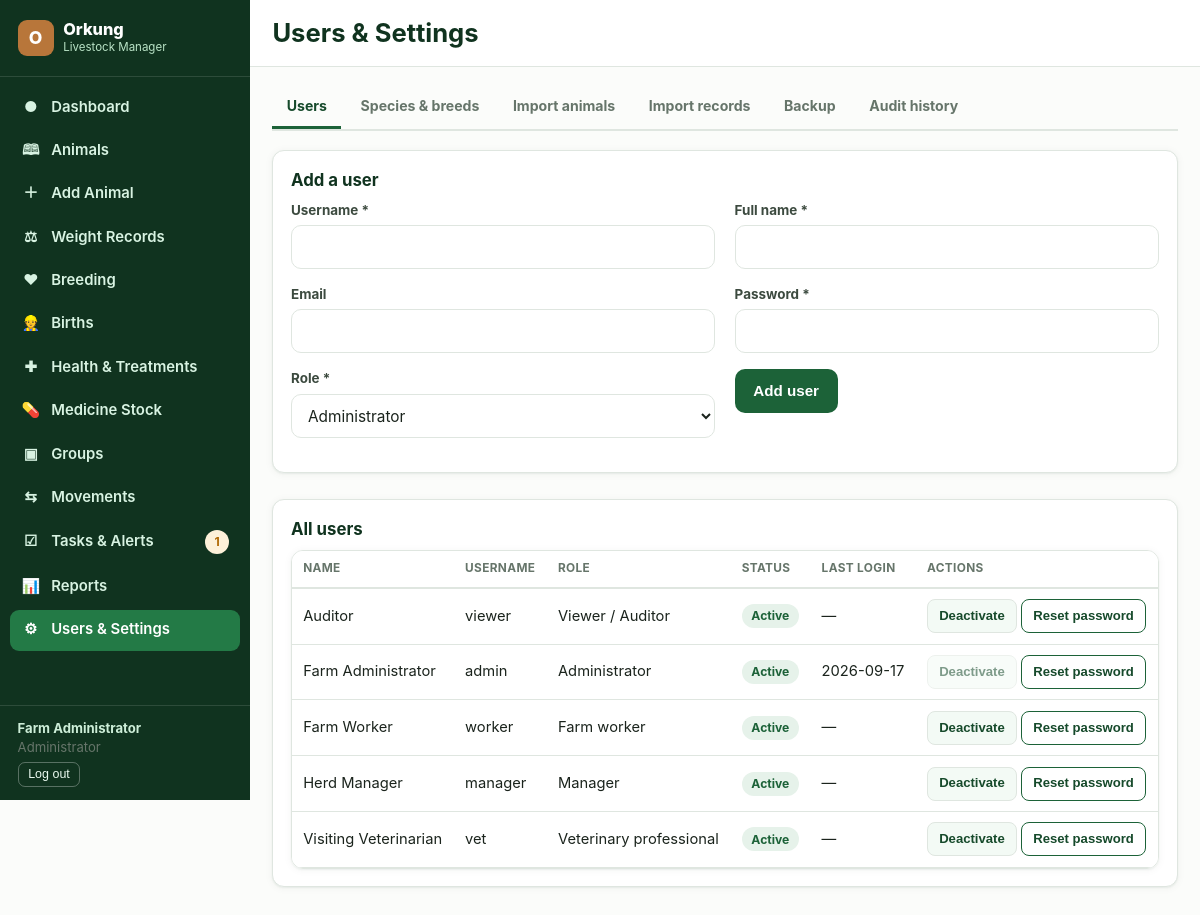
Page /admin/users (signed in) on the committed database.
### tables this page shows
CREATE TABLE users (
    id INTEGER PRIMARY KEY AUTOINCREMENT,
    username TEXT NOT NULL UNIQUE,
    password_hash TEXT NOT NULL,
    full_name TEXT NOT NULL,
    email TEXT,
    role TEXT NOT NULL CHECK(role IN ('admin','manager','worker','viewer','vet')),
    active INTEGER NOT NULL DEFAULT 1,
    created_at TEXT NOT NULL DEFAULT (datetime('now')),
    last_login TEXT
);

### blueprints/admin.py (the view)
@bp.route("/users")
@auth.login_required
@auth.require_roles("admin")
def users():
    rows = db.query("SELECT * FROM users ORDER BY active DESC, full_name")
    return render_template("admin_users.html", users=rows, role_choices=auth.ROLES)

### auth.py (called while the page is built)
def load_logged_in_user():
    uid = session.get("user_id")
    if uid is None:
        g.user = None
    else:
        g.user = db.query("SELECT * FROM users WHERE id=? AND active=1", (uid,), one=True)
        if g.user is None:
            session.clear()

def login_required(view):
    @wraps(view)
    def wrapped(*args, **kwargs):
        if g.user is None:
            if request.path.startswith("/api/"):
                abort(401)
            return redirect(url_for("auth.login", next=request.path))
        return view(*args, **kwargs)
    return wrapped

def require_roles(*roles):
    def decorator(view):
        @wraps(view)
        def wrapped(*args, **kwargs):
            if g.user is None:
                return redirect(url_for("auth.login", next=request.path))
            if g.user["role"] not in roles:
                db.audit(g.user, "delete_attempt" if request.method == "DELETE" else "access_denied",
                          "permission", summary=f"{g.user['username']} denied {request.method} {request.path}")
                abort(403)
            return view(*args, **kwargs)
        return wrapped
    return decorator

def visible_sections(role):
    return NAV_SECTIONS.get(role, set())

### db.py (called while the page is built)
def get_db():
    if "db" not in g:
        g.db = sqlite3.connect(
            current_app.config["DATABASE"],
            detect_types=sqlite3.PARSE_DECLTYPES,
        )
        g.db.row_factory = sqlite3.Row
        g.db.execute("PRAGMA foreign_keys = ON")
    return g.db

def query(sql, args=(), one=False):
    cur = get_db().execute(sql, args)
    rows = cur.fetchall()
    cur.close()
    if one:
        return rows[0] if rows else None
    return rows

### templates/admin_users.html (shortened to what this page needs)
{% extends "base.html" %}
{% block heading %}Users &amp; Settings{% endblock %}
{% block content %}
<div class="tabs">
  <a href="{{ url_for('admin.users') }}" class="active">Users</a>
  <a href="{{ url_for('admin.settings') }}">Species &amp; breeds</a>
  <a href="{{ url_for('admin.import_form') }}">Import animals</a>
  <a href="{{ url_for('records_import.form') }}">Import records</a>
  <a href="{{ url_for('admin.backup') }}">Backup</a>
  <a href="{{ url_for('reports.audit_report') }}">Audit history</a>
</div>
<div class="card section">
  <h3>Add a user</h3>
  <form method="post" action="{{ url_for('admin.add_user') }}" class="form-grid">
    <div class="field"><label>Username *</label><input type="text" name="username" required></div>
    <div class="field"><label>Full name *</label><input type="text" name="full_name" required></div>
    <div class="field"><label>Email</label><input type="email" name="email"></div>
    <div class="field"><label>Password *</label><input type="password" name="password" required minlength="6"></div>
    <div class="field"><label>Role *</label>
      <select name="role" required>{% for r in role_choices %}<option value="{{ r }}">{{ role_labels[r] }}</option>{% endfor %}</select>
    </div>
    <div><button class="btn" type="submit">Add user</button></div>
  </form>
</div>
<div class="card section">
  <h3>All users</h3>
  <div class="table-wrap"><table class="data"><thead><tr><th>Name</th><th>Username</th><th>Role</th><th>Status</th><th>Last login</th><th>Actions</th></tr></thead><tbody>
  {% for u in users %}
  <tr>
    <td data-label="Name">{{ u.full_name }}</td>
    <td data-label="Username">{{ u.username }}</td>
    <td data-label="Role">{{ role_labels[u.role] }}</td>
    <td data-label="Status">{% if u.active %}<span class="pill green">Active</span>{% else %}<span class="pill gray">Inactive</span>{% endif %}</td>
    <td data-label="Last login">{{ u.last_login|fmtdate if u.last_login else '—' }}</td>
    <td data-label="Actions">
      <form method="post" action="{{ url_for('admin.toggle_user', user_id=u.id) }}" style="display:inline;">
        <button class="btn small subtle" type="submit" {{ 'disabled' if u.id==current_user.id }}>{{ 'Deactivate' if u.active else 'Reactivate' }}</button>
      </form>
      <button class="btn small secondary" type="button" onclick="document.getElementById('pw-{{ u.id }}').classList.toggle('open')">Reset password</button>
    </td>
  </tr>
  {% endfor %}
  </tbody></table></div>
</div>
{% endblock %}

### templates/base.html (shortened to what this page needs)
<!doctype html>
<html lang="en">
<head>
<link rel="stylesheet" href="{{ url_for('static', filename='css/style.css') }}">
</head>
<body>
{% macro navlinks() %}
  {% if 'dashboard' in nav %}<a href="{{ url_for('dashboard.index') }}" class="{{ 'active' if request.endpoint=='dashboard.index' }}"><span class="ic">&#9679;</span> Dashboard</a>{% endif %}
  {% if 'animals' in nav %}<a href="{{ url_for('animals.list_view') }}" class="{{ 'active' if request.endpoint and request.endpoint.startswith('animals.') and request.endpoint!='animals.add' }}"><span class="ic">&#128366;</span> Animals</a>{% endif %}
  {% if 'add_animal' in nav %}<a href="{{ url_for('animals.add') }}" class="{{ 'active' if request.endpoint=='animals.add' }}"><span class="ic">&#65291;</span> Add Animal</a>{% endif %}
  {% if 'weights' in nav %}<a href="{{ url_for('weights.index') }}" class="{{ 'active' if request.endpoint and request.endpoint.startswith('weights.') }}"><span class="ic">&#9878;</span> Weight Records</a>{% endif %}
  {% if 'breeding' in nav %}<a href="{{ url_for('breeding.index') }}" class="{{ 'active' if request.endpoint=='breeding.index' }}"><span class="ic">&#9829;</span> Breeding</a>{% endif %}
  {% if 'births' in nav %}<a href="{{ url_for('breeding.births') }}" class="{{ 'active' if request.endpoint=='breeding.births' }}"><span class="ic">&#128119;</span> Births</a>{% endif %}
  {% if 'health' in nav %}<a href="{{ url_for('health.index') }}" class="{{ 'active' if request.endpoint and request.endpoint.startswith('health.') }}"><span class="ic">&#10010;</span> Health &amp; Treatments</a>{% endif %}
  {% if 'health' in nav %}<a href="{{ url_for('stock.index') }}" class="{{ 'active' if request.endpoint and request.endpoint.startswith('stock.') }}"><span class="ic">&#128138;</span> Medicine Stock</a>{% endif %}
  {% if 'groups' in nav %}<a href="{{ url_for('groups.index') }}" class="{{ 'active' if request.endpoint=='groups.index' }}"><span class="ic">&#9635;</span> Groups</a>{% endif %}
  {% if 'movements' in nav %}<a href="{{ url_for('groups.movements') }}" class="{{ 'active' if request.endpoint=='groups.movements' }}"><span class="ic">&#8646;</span> Movements</a>{% endif %}
  {% if 'tasks' in nav %}<a href="{{ url_for('tasks.index') }}" class="{{ 'active' if request.endpoint and request.endpoint.startswith('tasks.') }}"><span class="ic">&#9745;</span> Tasks &amp; Alerts {% if pending_tasks %}<span class="pill amber" style="margin-left:auto">{{ pending_tasks }}</span>{% endif %}</a>{% endif %}
  {% if 'reports' in nav %}<a href="{{ url_for('reports.index') }}" class="{{ 'active' if request.endpoint and request.endpoint.startswith('reports.') }}"><span class="ic">&#128202;</span> Reports</a>{% endif %}
  {% if 'admin' in nav %}<a href="{{ url_for('admin.users') }}" class="{{ 'active' if request.endpoint and request.endpoint.startswith('admin.') }}"><span class="ic">&#9881;</span> Users &amp; Settings</a>{% endif %}
{% endmacro %}
{% if current_user %}
<div class="app-shell">
  <aside class="sidebar" id="desktopSidebar">
    <div class="brand"><div class="mark">O</div><div><div class="name">Orkung</div><div class="tag">Livestock Manager</div></div></div>
    <nav>{{ navlinks() }}</nav>
    <div class="footer-user">
      <div><strong>{{ current_user.full_name }}</strong></div>
      <div class="muted">{{ role_labels[current_user.role] }}</div>
      <form method="post" action="{{ url_for('auth.logout') }}"><button type="submit">Log out</button></form>
    </div>
  </aside>
  <div class="main">
    <div class="topbar">
      <h1>{% block heading %}{% endblock %}</h1>
    </div>
    <div class="content">
      {% block content %}{% endblock %}
    </div>
  </div>
</div>
{% else %}
  {% block guest_content %}{% endblock %}
{% endif %}
</body>
</html>

### rows in the picture
users: full_name "Farm Administrator", role "Administrator", username "admin", shows "Active", last_login|fmtdate "2026-09-17", active "Deactivate"
users: full_name "Auditor", username "viewer", role "Viewer / Auditor", shows "Active", last_login|fmtdate "—", active "Deactivate"
users: full_name "Farm Worker", username "worker", role "Farm worker", shows "Active", last_login|fmtdate "—", active "Deactivate"
users: full_name "Herd Manager", username "manager", role "Manager", shows "Active", last_login|fmtdate "—", active "Deactivate"
users: full_name "Visiting Veterinarian", username "vet", role "Veterinary professional", shows "Active", last_login|fmtdate "—", active "Deactivate"

### other values in the picture
{{ pending_tasks }} "1"
form field role "Administrator"
